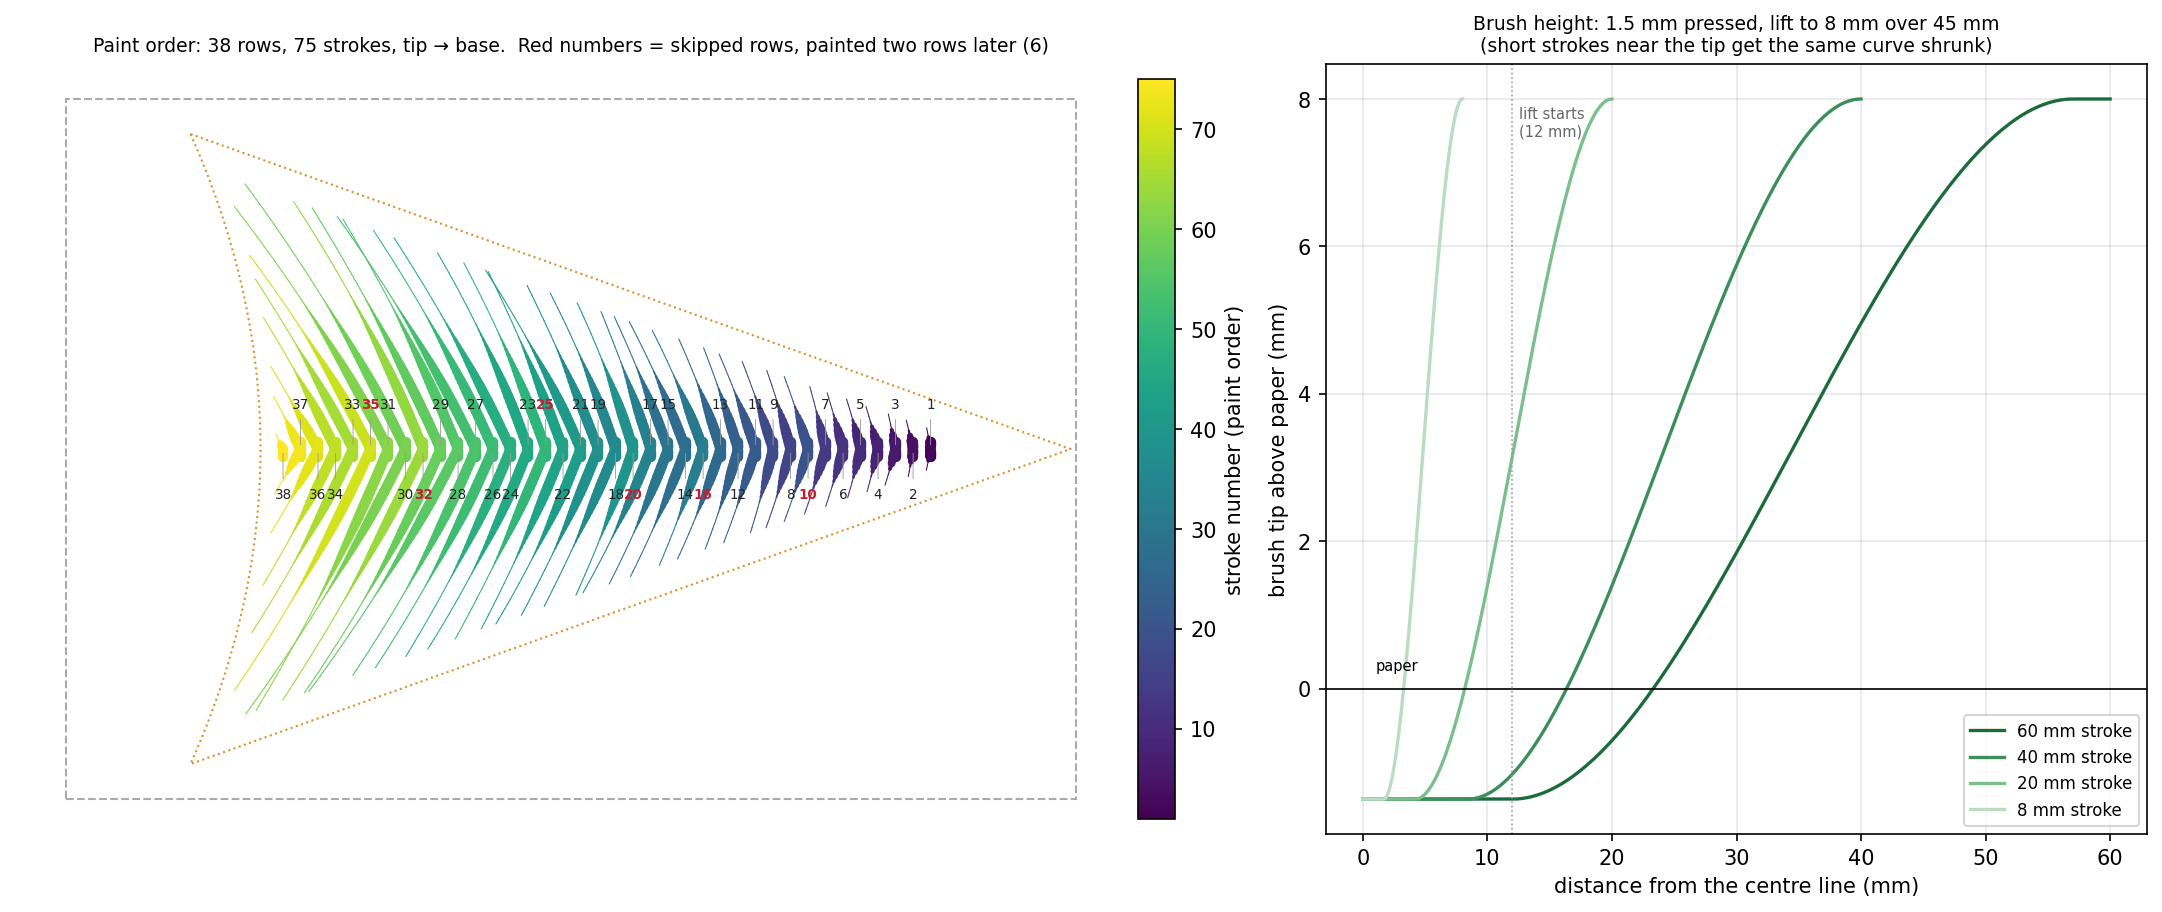

Source code (Python):
#!/usr/bin/env python3
"""Draw the painting plan for tree_brush.py: stroke order on the card + the brush height profile."""
import io, os, contextlib, math
import matplotlib
matplotlib.use("Agg")
import matplotlib.pyplot as plt
from matplotlib.collections import LineCollection

HERE = os.path.dirname(os.path.abspath(__file__))
with contextlib.redirect_stdout(io.StringIO()):
    import tree_brush as T

order = T.ROW_ORDER
skipped = {r for k, r in enumerate(order) if k > 0 and r < order[k - 1]}

fig, (ax, az) = plt.subplots(1, 2, figsize=(15, 6.2), gridspec_kw={"width_ratios": [1.5, 1]})
PW = T.PW
ax.add_patch(plt.Rectangle((PW["x0"], PW["y0"]), PW["x1"] - PW["x0"], PW["y1"] - PW["y0"],
                           fill=False, ec="#aaa", ls="--"))
ox, oy = zip(*T.outline())
ax.plot(ox, oy, color="#e0902a", lw=1, ls=":")
cmap = plt.cm.viridis
n = len(T.S)
for k, pts in enumerate(T.S):
    L = T.stroke_len(pts)
    segs = [[pts[i], pts[i + 1]] for i in range(len(pts) - 1)]
    m = len(segs)
    w = [0.5 + 4.5 * max(0, 1 - (T.PRESS + T.LIFT) * T.lift_frac(i / m, L) / (T.PRESS + 4)) ** 1.5
         for i in range(m)]
    ax.add_collection(LineCollection(segs, linewidths=w, colors=[cmap(k / (n - 1))] * m, capstyle="round"))
# label rows in paint order along the spine
k = 0
for step, r in enumerate(order):
    pts = T.S[k]
    x = pts[0][0]
    late = r in skipped
    ax.annotate(str(step + 1), (x, T.CY), xytext=(x, T.CY + (-9 if step % 2 else 9) - (0 if not late else 0)),
                ha="center", va="center", fontsize=6.5,
                color="#c41f30" if late else "#222", weight="bold" if late else "normal",
                arrowprops=dict(arrowstyle="-", lw=0.4, color="#999"))
    k += 2 if k + 1 < n and abs(T.S[k + 1][0][0] - x) < 0.01 else 1
sm = plt.cm.ScalarMappable(cmap=cmap, norm=plt.Normalize(1, n))
cb = fig.colorbar(sm, ax=ax, fraction=0.03, pad=0.01)
cb.set_label("stroke number (paint order)")
ax.set_aspect("equal"); ax.axis("off")
ax.set_title(f"Paint order: {len(order)} rows, {n} strokes, tip → base.  "
             f"Red numbers = skipped rows, painted two rows later ({len(skipped)})", fontsize=9)

for Ls, c in ((60, "#1d6b3c"), (40, "#3c8f5a"), (20, "#7cbf8e"), (8, "#b9dcc2")):
    ts = [i / 200 for i in range(201)]
    az.plot([t * Ls for t in ts], [-T.PRESS + (T.PRESS + T.LIFT) * T.lift_frac(t, Ls) for t in ts],
            color=c, lw=1.6, label=f"{Ls} mm stroke")
az.axhline(0, color="k", lw=0.8); az.text(1, 0.25, "paper", fontsize=7)
az.axvline(T.HOLD_MM, color="#999", ls=":", lw=0.8)
az.text(T.HOLD_MM + 0.5, T.LIFT - 0.5, f"lift starts\n({T.HOLD_MM:g} mm)", fontsize=7, color="#666")
az.set_xlabel("distance from the centre line (mm)"); az.set_ylabel("brush tip above paper (mm)")
az.set_title(f"Brush height: {T.PRESS:g} mm pressed, lift to {T.LIFT:g} mm over {T.ATTACK_MM:g} mm\n"
             "(short strokes near the tip get the same curve shrunk)", fontsize=9)
az.legend(fontsize=8, loc="lower right"); az.grid(alpha=0.3)
plt.tight_layout()
plt.savefig(os.path.join(HERE, "tree_plan.png"), dpi=150, bbox_inches="tight")
print("wrote tree_plan.png")
